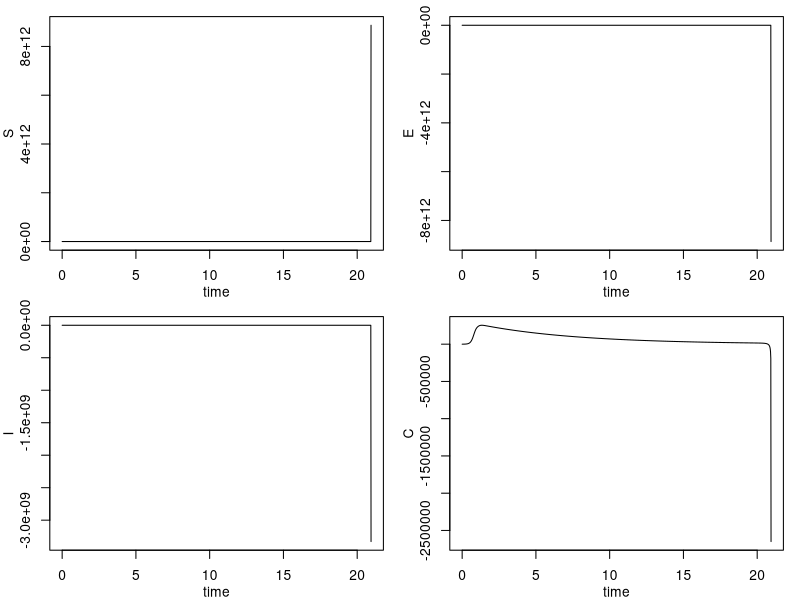

Reproduce this figure in R.
rm(list=ls(all=TRUE)) #clears workspace

# Load deSolve package
library(deSolve)

# Create an SEIC function
seic.pulse <- function(t, x, params) {
  qS <- params["qS"]
  qC <- params["qC"]
  gamma <- params["gamma"]
  rho <- params["rho"]
  beta <- params["beta"]
  mu <- params["mu"]
  c <- params["c"]
  alpha <- params["alpha"]
  f <- params["f"]
  s <- params["s"]
  k <- params["k"]
  phi <- params["phi"]
  b <- k*exp(-s*cos(pi*t-phi)^2)
  
  dS <- (b-c*(x[1]+x[2]+x[3]+x[4]))*(x[1]+x[2]+x[3]+x[4]) - (mu+qS*f)*x[1] - beta*x[1]*(x[3]/(x[1]+x[2]+x[3]+x[4])) 
  dE <- beta*x[1]*(x[3]/(x[1]+x[2]+x[3]+x[4])) - (mu+qS*f+gamma)*x[2]
  dI <- gamma*x[2] - (mu+qS*f+alpha+rho)*x[3]
  dC <- rho*x[3] - (mu+qC*f)*x[4]  
  list(c(dS,dE,dI,dC))
}

## Set parameters, initial states, and time frame  
params <- c(qS=0.1,qC = 1,gamma = 91.25, rho = 30, beta = 45, b = 0.6, mu = 0.15, c = 1.05e-06,alpha = 2,f = 0, s = 50, phi = -1.5708, k = 3.98)#parameter string
xstart <- c(S= 1000000, E = 100, I = 0, C = 0)
times <- seq(0, 50, by = 7/365)

out <- as.data.frame(
    ode(
        func = seic.pulse,
        y = xstart,
        times = times,
        parms = params
        )
    )

op <-par(fig=c(0,1,0,1),mfrow=c(2,2),
         mar=c(3,3,1,1),mgp=c(2,1,0))

plot(S~time,data=out,type='l')
plot(E~time,data=out,type='l')
plot(I~time,data=out,type='l')
plot(C~time,data=out,type='l')
